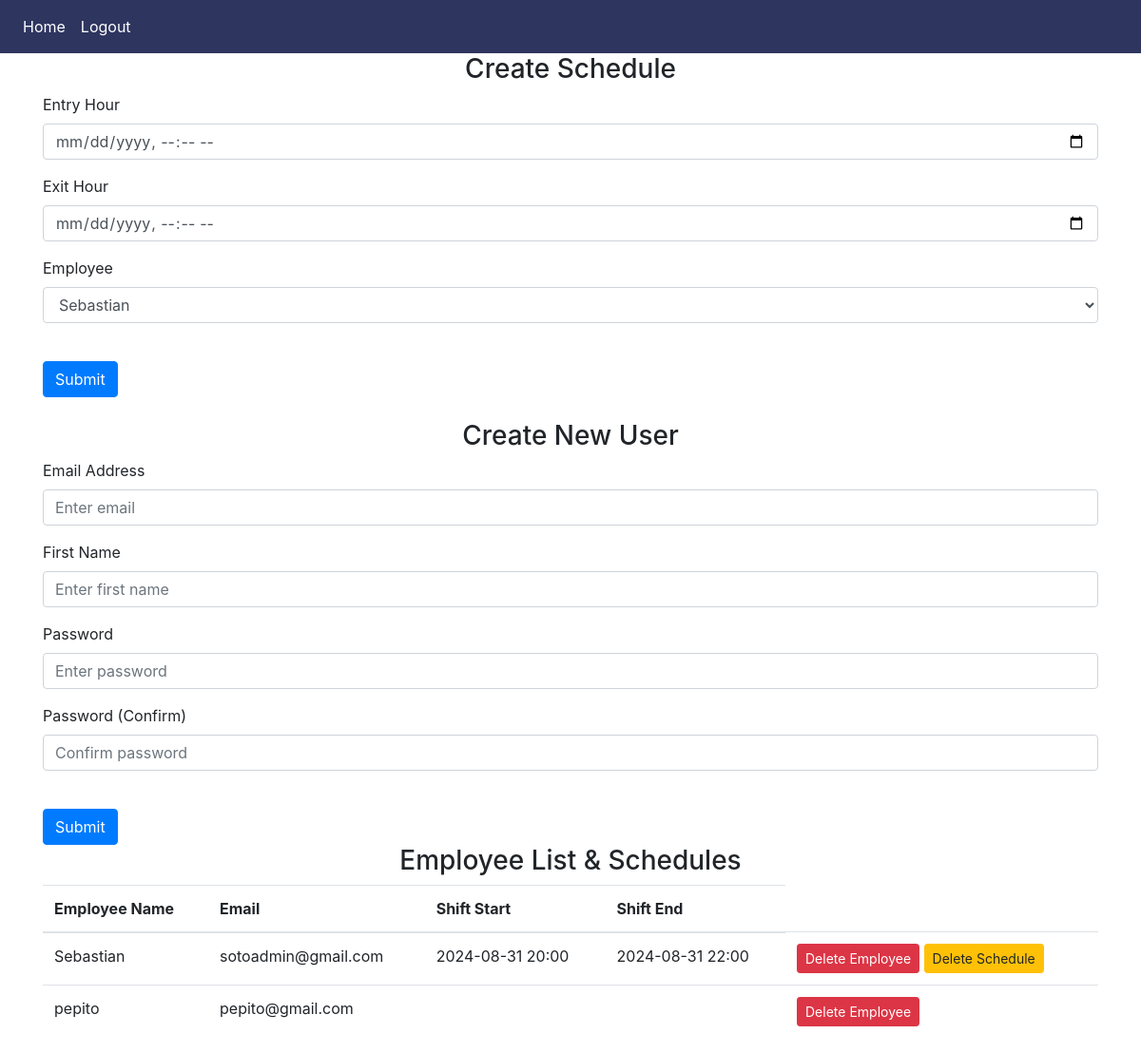
/admin/admin (signed in), run on an earlier commit of the app's database.
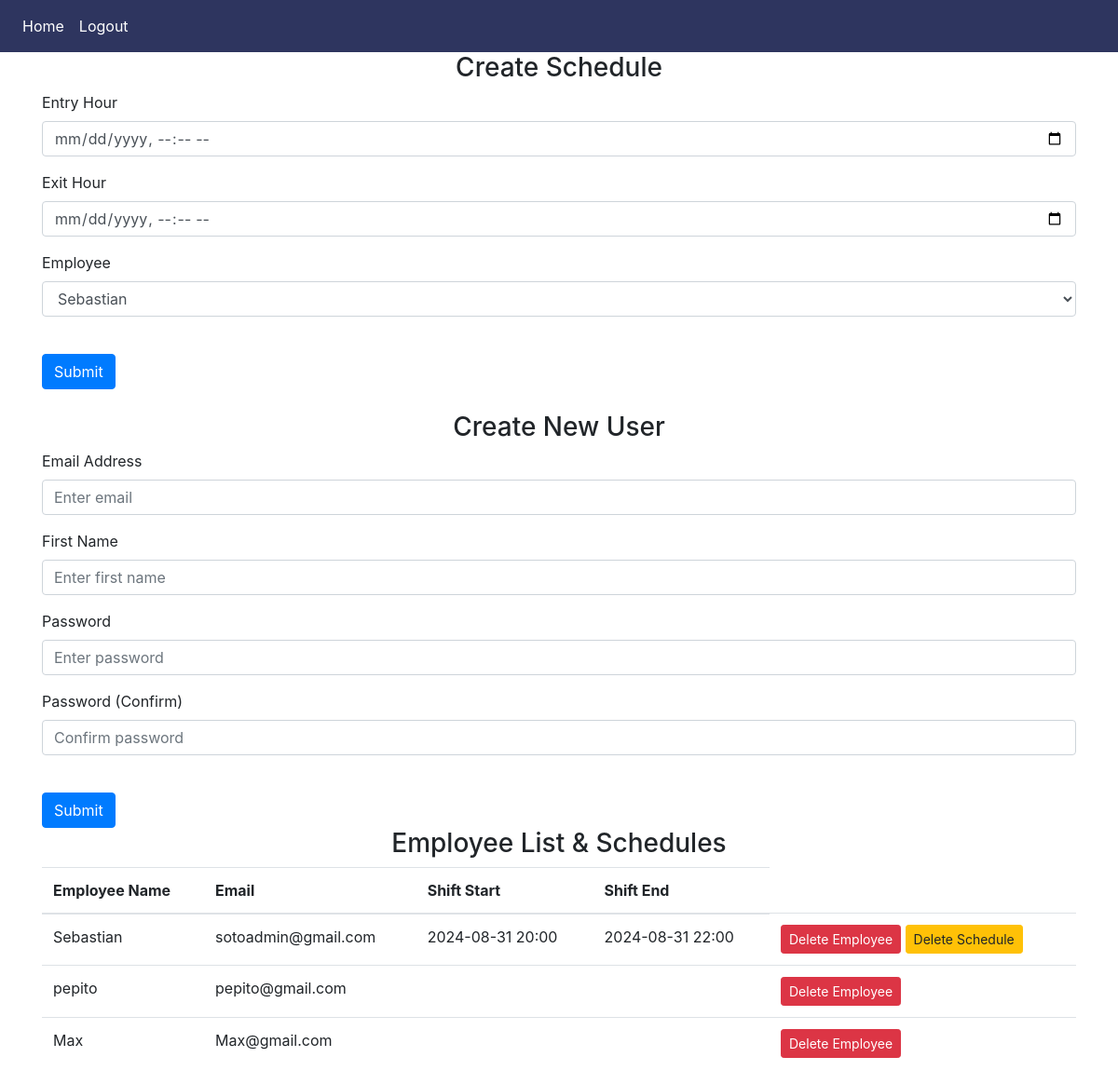
And on a later commit of the database.
### website/models.py (models this page shows)
class User(db.Model, UserMixin):
    id = db.Column(db.Integer, primary_key=True)
    email = db.Column(db.String(150), unique=True)
    password = db.Column(db.String(150))
    first_name = db.Column(db.String(150))
    is_admin = db.Column(db.Boolean, default=False)
    schedules = db.relationship('Schedule', foreign_keys='Schedule.employee_id', backref='employee', cascade='all, delete-orphan')
    created_schedules = db.relationship('Schedule', foreign_keys='Schedule.created_by', backref='creator', cascade='all, delete-orphan')
    vacation_hours = db.relationship('VacationHours', foreign_keys='VacationHours.employee_id', backref='employee', cascade='all, delete-orphan')
    created_vacation_hours = db.relationship('VacationHours', foreign_keys='VacationHours.created_by', backref='creator', cascade='all, delete-orphan')

class Schedule(db.Model):
    id = db.Column(db.Integer, primary_key=True)
    employee_id = db.Column(db.Integer, db.ForeignKey('user.id')) # Employee associated with the schedule
    shift_start = db.Column(db.DateTime)
    shift_end = db.Column(db.DateTime)
    created_by = db.Column(db.Integer, db.ForeignKey('user.id')) # User who created the schedule

### website/admin.py (the view)
@admin.route('/admin', methods=['GET', 'POST'])
@login_required
def admin_panel():
    if not current_user.is_admin:
        return redirect(url_for('home'))
    employees = User.query.all()
    schedules = Schedule.query.all()
    return render_template('admin_panel.html', employees=employees, schedules=schedules, user=current_user)

### website/__init__.py (called while the page is built)
def create_app():
    app = Flask(__name__)
    app.config['SECRET_KEY'] = os.getenv('SECRET_KEY')
    app.config['SQLALCHEMY_DATABASE_URI'] = f'sqlite:///{DB_NAME}'
    db.init_app(app)
    migrate.init_app(app, db)
    from .admin import admin
    from .auth import auth
    from .views import views
    app.register_blueprint(views, url_prefix='/')
    app.register_blueprint(admin, url_prefix='/admin')
    app.register_blueprint(auth, url_prefix='/auth')
    from .models import User, Schedule, VacationHours
    with app.app_context():
        db.create_all()
    login_manager = LoginManager()
    login_manager.login_view = 'auth.login'
    login_manager.init_app(app)
    @login_manager.user_loader
    def load_user(id):
        return User.query.get(int(id))
    @app.before_request
    def before_request():
        g.user = current_user
    create_database(app)
    return app

### website/templates/admin_panel.html (shortened to what this page needs)
{% extends "base.html" %}
{% block content %}
    <form method="POST" action="{{ url_for('admin.create_schedule') }}">
        <h3 align="center">Create Schedule</h3>
        <div class="form-group">
            <label for="shift_start">Entry Hour</label>
            <input type="datetime-local" class="form-control" id="shift_start" name="shift_start" required>
        </div>
        <div class="form-group">
            <label for="shift_end">Exit Hour</label>
            <input type="datetime-local" class="form-control" id="shift_end" name="shift_end" required>
        </div>
        <div class="form-group">
            <label for="employee_id">Employee</label>
            <select class="form-control" id="employee_id" name="employee_id" required>
                {% for employee in employees %}
                    <option value="{{ employee.id }}">{{ employee.first_name }}</option>
                {% endfor %}
            </select>
        </div>
        <br />
        <button type="submit" class="btn btn-primary">Submit</button>
    </form>
    <br />
    <form method="POST" action="{{ url_for('admin.create_user') }}">
        <h3 align="center">Create New User</h3>
        <div class="form-group">
            <label for="email">Email Address</label>
            <input type="email" class="form-control" id="email" name="email" placeholder="Enter email" required>
        </div>
        <div class="form-group">
            <label for="first_name">First Name</label>
            <input type="text" class="form-control" id="first_name" name="first_name" placeholder="Enter first name" required>
        </div>
        <div class="form-group">
            <label for="password">Password</label>
            <input type="password" class="form-control" id="password" name="password" placeholder="Enter password" required>
        </div>
        <div class="form-group">
            <label for="password_confirm">Password (Confirm)</label>
            <input type="password" class="form-control" id="password_confirm" name="password_confirm" placeholder="Confirm password" required>
        </div>
        <br />
        <button type="submit" class="btn btn-primary">Submit</button>
    </form>
    <h3 align="center">Employee List & Schedules</h3>
    <table class="table">
        <thead>
            <tr>
                <th>Employee Name</th>
                <th>Email</th>
                <th>Shift Start</th>
                <th>Shift End</th>
            </tr>
        </thead>
        <tbody>
            {% for employee in employees %}
            <tr>
                <td>{{ employee.first_name }}</td>
                <td>{{ employee.email }}</td>
                <td>
                    {% for schedule in schedules if schedule.employee_id == employee.id %}
                        {{ schedule.shift_start.strftime('%Y-%m-%d %H:%M') }}<br>
                    {% endfor %}
                </td>
                <td>
                    {% for schedule in schedules if schedule.employee_id == employee.id %}
                        {{ schedule.shift_end.strftime('%Y-%m-%d %H:%M') }}<br>
                    {% endfor %}
                </td>
                <td>
                    <form method="POST" action="{{ url_for('admin.delete_employee', id=employee.id) }}" style="display:inline;">
                        <button type="submit" class="btn btn-danger btn-sm">Delete Employee</button>
                    </form>
                    {% for schedule in schedules if schedule.employee_id == employee.id %}
                    <form method="POST" action="{{ url_for('admin.delete_schedule', id=schedule.id) }}" style="display:inline;">
                        <button type="submit" class="btn btn-warning btn-sm">Delete Schedule</button>
                    </form>
                    {% endfor %}
                </td>
            </tr>
            {% endfor %}
        </tbody>
    </table>
{% endblock %}

### website/templates/base.html (shortened to what this page needs)
<!DOCTYPE html>
<html>
    <head>
        <link
        rel="stylesheet"
        href="https://stackpath.bootstrapcdn.com/bootstrap/4.4.1/css/bootstrap.min.css"
      />
      <link
        rel="stylesheet"
        href="https://stackpath.bootstrapcdn.com/font-awesome/4.7.0/css/font-awesome.min.css"
      />
    </head>
    <body style="background-color: #ffffff;">
        <nav class="navbar navbar-expand-lg" style="background-color: #2e355f;">
            <div class="collapse navbar-collapse" id="navbar">
                <div class="navbar-nav">
                  {% if g.user.is_authenticated %}
                    <a class="nav-item nav-link text-white" id="home" href="{{ url_for('views.home')}}">Home</a>
                    <a class="nav-item nav-link text-white" id="logout" href="{{ url_for('auth.logout')}}">Logout</a>
                    {% else %}
                    <a class="nav-item nav-link text-white" id="login" href="{{ url_for('auth.login')}}">Login</a>
                    <a class="nav-item nav-link text-white" id="adminSignUp" href="{{ url_for('auth.admin_sign_up')}}">Admin Sign Up</a>
                    {% endif %}
                </div>
            </div>
        </nav>
        <div class="container">
        {% block content%}
        {% endblock%}
        </div>
    </body>
</html>

What changed in the data, as far as the page shows it:
added User: first_name "Max", email "Max@gmail.com"
